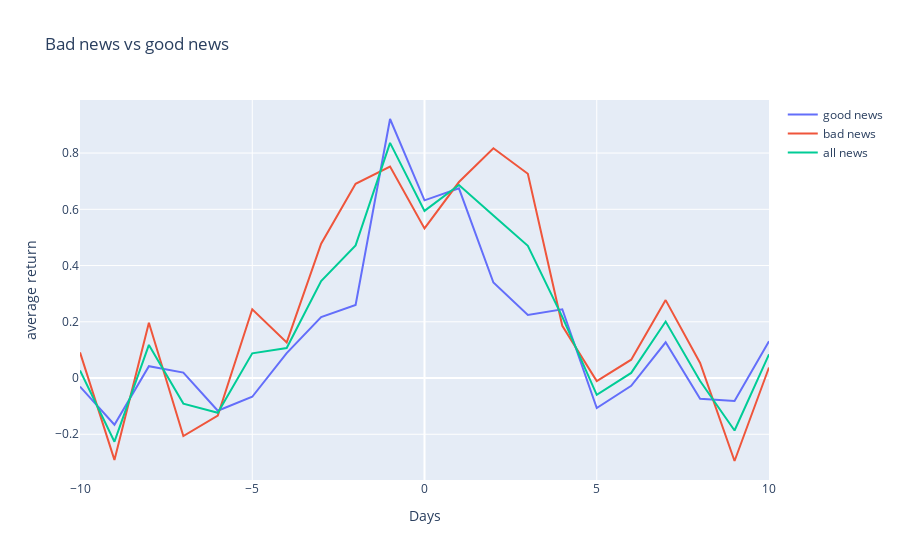

Write notebook code for a chart like this one.
### Code cell
# divinding the data into good and  bad news
%matplotlib inline
good_sums = final_data[final_data['Remarks'] == 'good'].iloc[:,3:24].mean()
bad_sums = final_data[final_data['Remarks'] == 'bad'].iloc[:,3:24].mean()
trace1 = go.Scatter(x = list(range(-10,11)),y = good_sums,name = 'good news')
trace2 = go.Scatter(x = list(range(-10,11)),y = bad_sums,name = 'bad news')
trace3 = go.Scatter(x = list(range(-10,11)),y = ten_days_columns,name = 'all news')

layout = go.Layout(title='Bad news vs good news', xaxis=dict(title='Days'), yaxis=dict(title='average return'))
fig = go.Figure(data = [trace1,trace2,trace3],layout=layout)
''' conclusion :
It is  is seen that the average abnormal return on average aar of each the day is more than the 
'''
fig

### Figure 1 — Plotly figure (JSON) as saved in the notebook; plotly's stock layout.template omitted (floating-point values rounded to 4 significant figures)
{"data": [{"name": "good news", "type": "scatter", "x": [-10, -9, -8, -7, -6, -5, -4, -3, -2, -1, 0, 1, 2, 3, 4, 5, 6, 7, 8, 9, 10], "y": [-0.03052, -0.1662, 0.04207, 0.01953, -0.1163, -0.06664, 0.08848, 0.2166, 0.2596, 0.9211, 0.6319, 0.6746, 0.3396, 0.2242, 0.2446, -0.1064, -0.02759, 0.1269, -0.07376, -0.0818, 0.1307]}, {"name": "bad news", "type": "scatter", "x": [-10, -9, -8, -7, -6, -5, -4, -3, -2, -1, 0, 1, 2, 3, 4, 5, 6, 7, 8, 9, 10], "y": [0.09121, -0.2911, 0.1966, -0.2064, -0.1338, 0.2444, 0.1267, 0.4778, 0.6905, 0.7521, 0.5321, 0.697, 0.8169, 0.7263, 0.1858, -0.01093, 0.06524, 0.2771, 0.05361, -0.295, 0.03754]}, {"name": "all news", "type": "scatter", "x": [-10, -9, -8, -7, -6, -5, -4, -3, -2, -1, 0, 1, 2, 3, 4, 5, 6, 7, 8, 9, 10], "y": [0.02707, -0.2264, 0.1176, -0.091, -0.1236, 0.08774, 0.1068, 0.345, 0.4717, 0.8363, 0.5944, 0.6863, 0.5784, 0.4703, 0.2178, -0.05958, 0.01819, 0.2009, -0.01076, -0.1866, 0.08436]}], "layout": {"title": {"text": "Bad news vs good news"}, "xaxis": {"title": {"text": "Days"}}, "yaxis": {"title": {"text": "average return"}}}}
